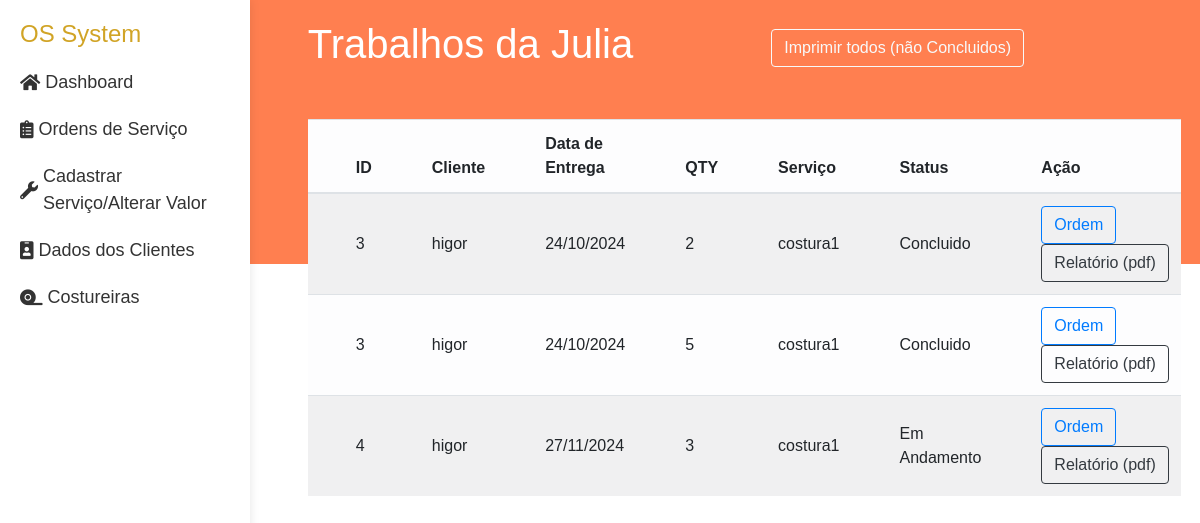
Page /costureiras/trabalhos/1/Julia/ on the earlier database version.
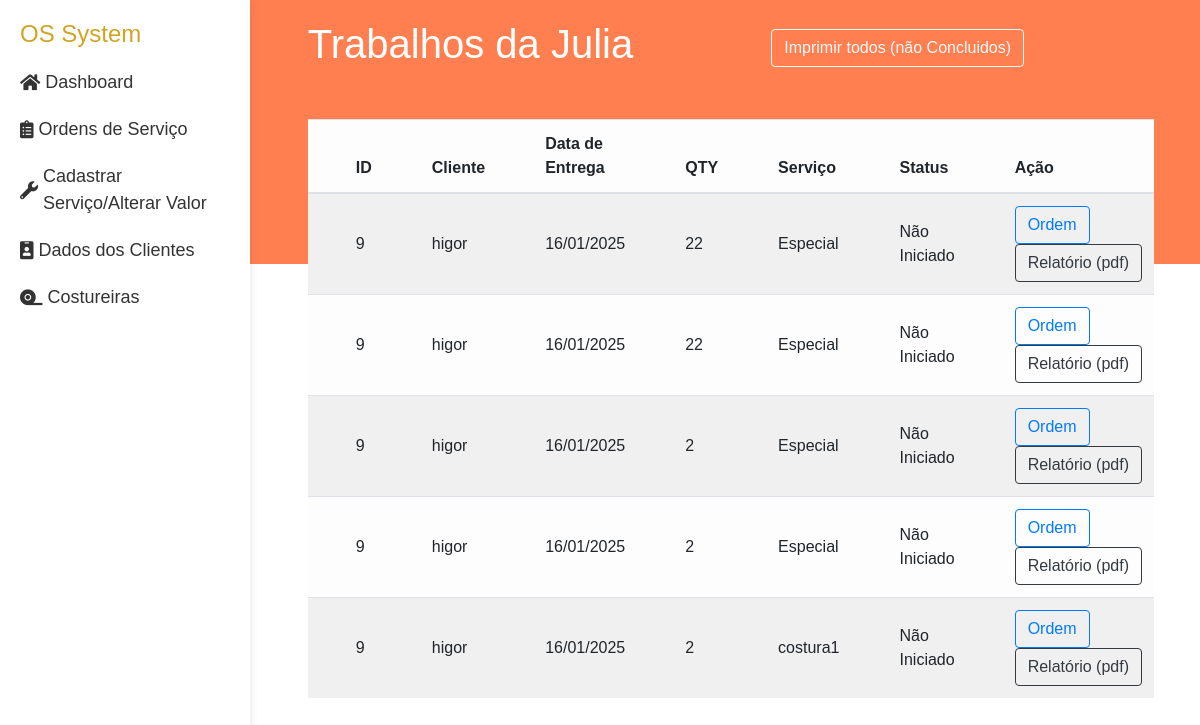
Same page on the later database version.
### ordens/models.py (models this page shows, shortened)
class OrdemItem(models.Model):
    ordem = models.ForeignKey(Ordem, related_name='itens', on_delete=models.CASCADE)
    servico = models.ForeignKey(servicos, on_delete=models.CASCADE)
    costureira = models.ForeignKey(Costureira, on_delete=models.CASCADE)
    comissao = models.PositiveIntegerField(
        default=5,
        validators=[
            MinValueValidator(0),
            MaxValueValidator(100),
        ])
    quantidade = models.PositiveIntegerField()
    descricao = models.TextField(blank=True, null=True)  # Comentário opcional
    valor_unit = models.DecimalField(max_digits=10, decimal_places=2,
                                     blank=True, null=True,
                                     validators=[MinValueValidator(0)])
    preco_total = models.DecimalField(max_digits=10, decimal_places=2)

class Ordem(models.Model):
    cliente = models.ForeignKey(Cliente, related_name='ordens', on_delete=models.CASCADE)
    data_pedido = models.DateTimeField(auto_now_add=True)
    data_entrega = models.DateField(verbose_name='Data de entrega')
    status = models.IntegerField(choices=STATUS, default=0)

### cliente/models.py (models this page shows)
class Cliente(models.Model):
    nome = models.CharField(max_length=100)
    cpf = CPFField(masked=True,blank=True, null=True, verbose_name='CPF')
    endereco = models.CharField(max_length=100,blank=True, null=True)
    num =  models.IntegerField(blank=True, null=True)
    cidade = models.CharField(max_length=20,blank=True, null=True)
    estado = models.CharField(max_length=30,blank=True, null=True)
    telefone = models.CharField(max_length=15,blank=True, null=True)
    def __str__(self):
        return self.nome

### servicos/models.py (models this page shows)
class servicos(models.Model):
    nome = models.CharField(max_length=50)
    valor = models.DecimalField(max_digits=10, decimal_places=2)
    def __str__(self):
        return self.nome

### costureiras/views.py (the view)
# urls.py: path('trabalhos/<int:id>/<str:nome>/', views.trabalhos, name= 'trabalhos'),
def trabalhos(request,id,nome):
    costureira = get_object_or_404(models.Costureira, pk=id)
    itens = OrdemItem.objects.filter(costureira=costureira)
    return render(request, 'costureiras/trabalhos.html',{
        'servicos':itens,
        'costureira':costureira,
        })

### costureiras/models.py (called while the page is built)
    def __str__(self) :
        return self.nome

### costureiras/templates/costureiras/trabalhos.html (shortened to what this page needs)
{% extends "layout.html" %}
{% block content %}
<div class='block'>
    <h1>Trabalhos da {{costureira}}</h1>
    <div>
        <a class='btn btn-outline-light' href="{% url "costureiras:relatorio-nc" costureira.id%}">
            Imprimir todos (não Concluidos)
        </a>
    </div>
</div>
    {% if servicos%}
        <table class='tabela-cliente-ordem table table-striped table-light'>
            <thead>
                <tr>
                    <th>ID</th>
                    <th>Cliente</th>
                    <th>Data de Entrega</th>
                    <th>QTY</th>
                    <th>Serviço</th>
                    <th>Status</th>
                    <th>Ação</th>
                </tr>
            </thead>
            <tbody>
                {% for serv in servicos %}
                <tr>
                    <td>{{serv.ordem.id}} </td>
                    <td>{{serv.ordem.cliente}} </td>
                    <td>{{serv.ordem.data_entrega|date:"d/m/Y"}} </td>
                    <td>{{serv.quantidade}} </td>
                    <td>{{serv.servico}} </td>
                    <td>{{serv.ordem.get_status_display}} </td>
                    <td>
                        <a class='btn btn-outline-primary' href="{% url "ordens:edit_order" serv.ordem.id %}">Ordem</a>
                        <a class='btn btn-outline-dark' href="{% url "costureiras:relatorio" serv.ordem.id costureira.id%}">Relatório (pdf)</a>
                    </td>
                </tr>
                {% endfor %}
            </tbody>
        </table>
    {% endif %}
{% endblock %}

Differences in the rows shown:
removed OrdemItem: ordem.id "3", ordem.cliente "higor", ordem.data_entrega "24/10/2024", quantidade "2", servico "costura1", ordem.status "Concluido"
removed OrdemItem: ordem.id "3", ordem.cliente "higor", ordem.data_entrega "24/10/2024", quantidade "5", servico "costura1", ordem.status "Concluido"
removed OrdemItem: ordem.id "4", ordem.cliente "higor", ordem.data_entrega "27/11/2024", quantidade "3", servico "costura1", ordem.status "Em Andamento"
added OrdemItem: ordem.id "9", ordem.cliente "higor", ordem.data_entrega "16/01/2025", quantidade "22", servico "Especial", ordem.status "Não Iniciado"
added OrdemItem: ordem.id "9", ordem.cliente "higor", ordem.data_entrega "16/01/2025", quantidade "22", servico "Especial", ordem.status "Não Iniciado"
added OrdemItem: ordem.id "9", ordem.cliente "higor", ordem.data_entrega "16/01/2025", quantidade "2", servico "Especial", ordem.status "Não Iniciado"
added OrdemItem: ordem.id "9", ordem.cliente "higor", ordem.data_entrega "16/01/2025", quantidade "2", servico "Especial", ordem.status "Não Iniciado"
added OrdemItem: ordem.id "9", ordem.cliente "higor", ordem.data_entrega "16/01/2025", quantidade "2", servico "costura1", ordem.status "Não Iniciado"
